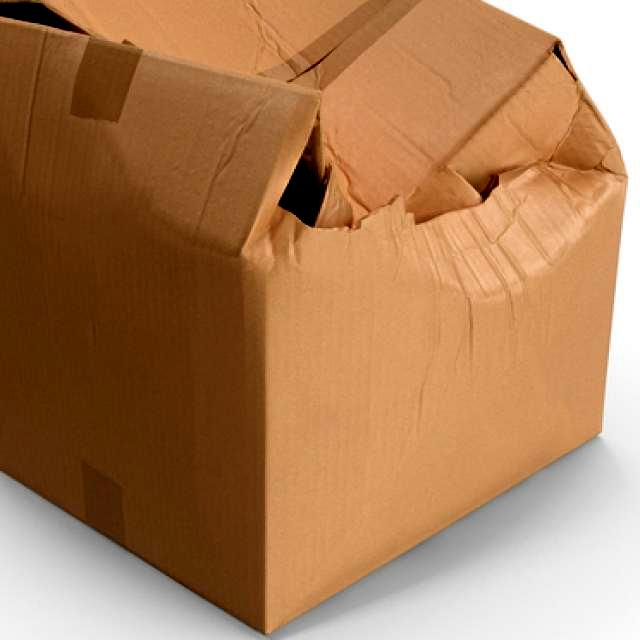
#> input picture src/cardbox_dataset/test/images/000008_jpg.rf.3e10bf8f628151f0fcd3a3182b1572e8.jpg, 640 x 640 px, found by its file name; its folder holds only this picture in this run
$ jupyter execute --allow-errors cardbox_anomaly_detection.ipynb
#> lines starting #> are read from the running program, lines starting #| are printed output that depends on the picture
# 1. Context

# 2. Environment Setup

[cell 1]
# ====================================================================
# Cell 2: Library Imports, Environment Setup, and Dependency Verification
# ====================================================================

import os
import sys
import json
import pickle
import time
import warnings
import matplotlib.pyplot as plt
import seaborn as sns
import numpy as np
import pandas as pd

# Suppress minor warnings for clean academic presentation
warnings.filterwarnings('ignore')

# Computer Vision and Image Processing Libraries
import cv2
from skimage.feature import local_binary_pattern, hog
from skimage import io, color

# Machine Learning and Dimensionality Reduction
import xgboost as xgb
from xgboost import XGBClassifier
from sklearn.decomposition import PCA
from sklearn.model_selection import train_test_split, GridSearchCV, StratifiedKFold
from sklearn.preprocessing import StandardScaler
from sklearn.metrics import (
    accuracy_score, precision_score, recall_score, f1_score,
    confusion_matrix, classification_report, roc_curve, auc, precision_recall_curve
)
from sklearn.ensemble import RandomForestClassifier
from sklearn.svm import SVC

# Print software dependency versions to verify environment reproducibility
print("=========================================")
print("  DEPENDENCY DIAGNOSTIC CHECK")
print("=========================================")
print(f"Python Version      : {sys.version.split()[0]}")
print(f"OpenCV (cv2)        : {cv2.__version__}")
print(f"NumPy Version       : {np.__version__}")
print(f"Pandas Version      : {pd.__version__}")
print(f"XGBoost Version     : {xgb.__version__}")
print("=========================================")
print("System setup is complete. All libraries imported successfully.")

# 3. Dataset Loading & Class Mapping

- **Programmatic Outlier Filtering and Domain Realignment:** *To ensure high generalization and prevent shortcut learning (domain bias), a programmatic outlier filtering layer is implemented during dataset loading. The raw dataset contains annotated bounding boxes for metallic debris and soda cans (Class 4). Because these metallic objects do not align with the strict target domain of cardboard boxes and introduce strong visual artifacts (such as highly reflective surfaces and cylindrical structures) that models can exploit as non-cardboard shortcuts, any image containing Class 4 annotations is programmatically discarded. This realignment guarantees that the classifier strictly learns the localized geometric and textural anomalies of cardboard materials.*

[cell 2]
# ====================================================================
# Cell 3: Robust Raw Dataset Loader and Class Mapping Parser
# ====================================================================

def load_and_pool_raw_dataset(dataset_root, target_size=(128, 128)):
    """
    Traverses the train, valid, and test subdirectories of the YOLO dataset,
    parses annotation class IDs, applies binary mapping, and pools all
    raw grayscale images and labels into unified numpy arrays.

    To maintain strict domain alignment (cardboard boxes only) and prevent
    shortcut learning from irrelevant objects, images containing class ID 4 (metal/cans)
    are programmatically skipped.

    Active Defect Classes (Damaged - 1): 1 (Defect), 2 (cut), 3 (deform), 6 (open)
    Excluded Classes (Skipped)         : 4 (metal - out-of-domain cans/debris)
    Non-Defect Classes (Intact - 0)    : 0 (Cardboard Box wrapper), 5 (no defect)
    """
#> called with target_size = (128, 128)
    splits = ["train", "valid", "test"]
    supported_extensions = (".jpg", ".jpeg", ".png", ".bmp")
    active_defect_classes = {1, 2, 3, 6}
    excluded_class = 4

    pooled_images = []
    pooled_labels = []
    skipped_count = 0

    # Verify dataset root directory exists
    if not os.path.exists(dataset_root):
        raise FileNotFoundError(f"Target dataset root directory not found: {dataset_root}")

    for split in splits:
        images_dir = os.path.join(dataset_root, split, "images")
        labels_dir = os.path.join(dataset_root, split, "labels")

        if not os.path.exists(images_dir):
            print(f"[Warning] Directory not found, skipping split: {images_dir}")
            continue

        image_files = [
            f for f in os.listdir(images_dir)
            if f.lower().endswith(supported_extensions)
        ]

        for img_filename in image_files:
            img_path = os.path.join(images_dir, img_filename)
            base_name = os.path.splitext(img_filename)[0]
            label_filename = f"{base_name}.txt"
            label_path = os.path.join(labels_dir, label_filename)

            # First, parse annotations to check for out-of-domain Class 4 (metal/cans)
            contains_out_of_domain = False
            is_damaged = False

            if os.path.exists(label_path) and os.path.getsize(label_path) > 0:
                with open(label_path, 'r') as f:
                    for line in f:
                        parts = line.strip().split()
                        if parts:
                            class_id = int(parts[0])
                            if class_id == excluded_class:
                                contains_out_of_domain = True
                                break
                            elif class_id in active_defect_classes:
                                is_damaged = True

            # Skip the entire sample if it contains non-box metal objects (e.g., soda cans)
            if contains_out_of_domain:
                skipped_count += 1
                continue

            # Read image in grayscale format and resize to normalized target size
            img = cv2.imread(img_path, cv2.IMREAD_GRAYSCALE)
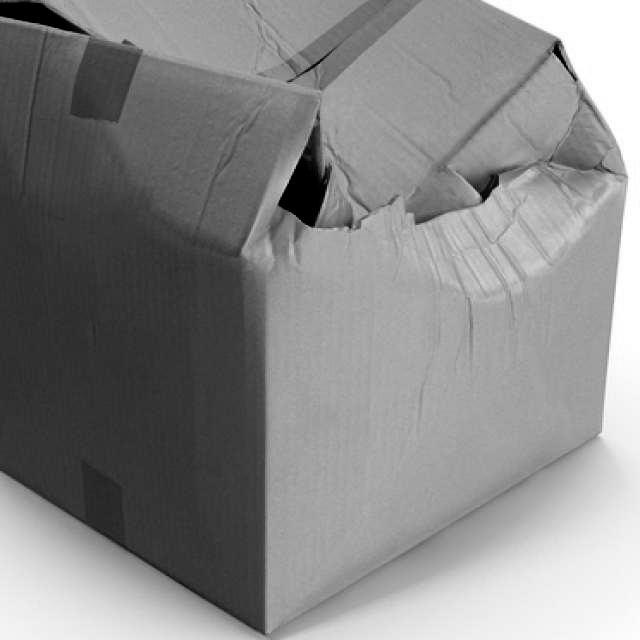
#> img: shape (640, 640); min 0, max 255, mean 136.2
            if img is None:
                continue

            img_resized = cv2.resize(img, target_size)
            label = 1 if is_damaged else 0
            pooled_images.append(img_resized)
            pooled_labels.append(label)

    print(f"[Domain Alignment] Skipped {skipped_count} images containing Class {excluded_class} (metal/cans) to protect the model from shortcut learning.")
    return np.array(pooled_images), np.array(pooled_labels)


# Define dataset absolute root directory matching the user workspace
DATASET_ROOT = "/home/canozkan/thesis_ws/src/cardbox_dataset"

try:
    print("Loading and pooling raw dataset from all splits with strict domain alignment...")
    X_raw, y_raw = load_and_pool_raw_dataset(DATASET_ROOT)
#> y_raw = [0, 0, 0]

    intact_count = np.sum(y_raw == 0)
#> intact_count = 3
    damaged_count = np.sum(y_raw == 1)
#> damaged_count = 0

    print("\n=========================================")
    print("  RAW DATASET POOLING COMPLETED")
    print("=========================================")
    print(f"Total Unified Images : {X_raw.shape[0]}")
#| Total Unified Images : 3
    print(f"Total Intact Boxes   : {intact_count} ({intact_count/X_raw.shape[0]*100:.2f}%)")
#| Total Intact Boxes   : 3 (100.00%)
    print(f"Total Damaged Boxes  : {damaged_count} ({damaged_count/X_raw.shape[0]*100:.2f}%)")
#| Total Damaged Boxes  : 0 (0.00%)
    print("=========================================")

except Exception as e:
    print(f"[Error] Failed during raw dataset processing: {e}")

# 4. Stratified Splitting

[cell 3]
# ====================================================================
# Cell 4: Leakage-Free Stratified Train/Test Partitioning
# ====================================================================

# Perform an 80/20 stratified split to isolate raw validation data
X_train_raw, X_test_raw, y_train, y_test = train_test_split(
    X_raw,
    y_raw,
    test_size=0.20,
    stratify=y_raw,
    random_state=42
)
#> y_train = [0, 0]; y_test = [0]

# Calculate distribution metrics for training partition
train_total = X_train_raw.shape[0]
train_intact = np.sum(y_train == 0)
#> train_intact = 2
train_damaged = np.sum(y_train == 1)
#> train_damaged = 0

# Calculate distribution metrics for test partition
test_total = X_test_raw.shape[0]
test_intact = np.sum(y_test == 0)
#> test_intact = 1
test_damaged = np.sum(y_test == 1)
#> test_damaged = 0

print("=========================================")
print("  STRATIFIED PARTITIONING COMPLETED")
print("=========================================")
print(f"Unified Raw Training Set ({train_total} images):")
#| Unified Raw Training Set (2 images):
print(f"  * Intact (Class 0)  : {train_intact} ({train_intact/train_total*100:.2f}%)")
#|   * Intact (Class 0)  : 2 (100.00%)
print(f"  * Damaged (Class 1) : {train_damaged} ({train_damaged/train_total*100:.2f}%)")
#|   * Damaged (Class 1) : 0 (0.00%)
print(f"\nIsolated Raw Test Set ({test_total} images):")
#| Isolated Raw Test Set (1 images):
print(f"  * Intact (Class 0)  : {test_intact} ({test_intact/test_total*100:.2f}%)")
#|   * Intact (Class 0)  : 1 (100.00%)
print(f"  * Damaged (Class 1) : {test_damaged} ({test_damaged/test_total*100:.2f}%)")
#|   * Damaged (Class 1) : 0 (0.00%)
print("=========================================")
print("Methodological isolation verified. Test set is strictly locked away.")

# 5. Exploratory Data Analysis

[cell 4]
# ====================================================================
# Cell 5: Academic-Grade Exploratory Data Analysis (EDA) on Training Set
# ====================================================================

# Set clean whitegrid theme for academic publishing standards
sns.set_theme(style="whitegrid")

# Create Figure 1: Statistical EDA (Class Distribution and Brightness Analysis)
fig, axes = plt.subplots(1, 2, figsize=(15, 6))

# Plot 1: Class Distribution Analysis
df_dist = pd.DataFrame({
    'Class': ['Intact (0)', 'Damaged (1)'],
    'Count': [train_intact, train_damaged]
})
#> df_dist = table of 2 rows and 2 columns
sns.barplot(x='Class', y='Count', data=df_dist, ax=axes[0], palette=['#2ca02c', '#d62728'])
axes[0].set_title("Training Split Class Distribution", fontsize=12, fontweight='bold')
axes[0].set_xlabel("Target State", fontsize=11)
axes[0].set_ylabel("Number of Samples", fontsize=11)

# Annotate values on top of the bars
for index, row in df_dist.iterrows():
    axes[0].text(index, row['Count'] + 3, str(row['Count']), color='black', ha="center", fontweight='bold')
#> this loop made 2 passes

# Plot 2: Average Grayscale Pixel Intensity Analysis
# Calculate mean intensity of each grayscale image to prove simple thresholding is insufficient
mean_intensities = np.mean(X_train_raw, axis=(1, 2))
#> mean_intensities = [136.3, 136.3]
intact_means = mean_intensities[y_train == 0]
#> intact_means = [136.3, 136.3]
damaged_means = mean_intensities[y_train == 1]
#> damaged_means = empty array

sns.histplot(intact_means, ax=axes[1], color='#2ca02c', label='Intact', kde=True, bins=20, alpha=0.5, stat="density")
sns.histplot(damaged_means, ax=axes[1], color='#d62728', label='Damaged', kde=True, bins=20, alpha=0.5, stat="density")
axes[1].set_title("Grayscale Pixel Intensity Distribution", fontsize=12, fontweight='bold')
axes[1].set_xlabel("Average Mean Grayscale Value (0-255)", fontsize=11)
axes[1].set_ylabel("Probability Density", fontsize=11)
axes[1].legend(loc="upper right")

plt.suptitle("Statistical Exploratory Data Analysis (Training Partition Only)", fontsize=14, fontweight='bold', y=0.98)
plt.tight_layout()
plt.show()
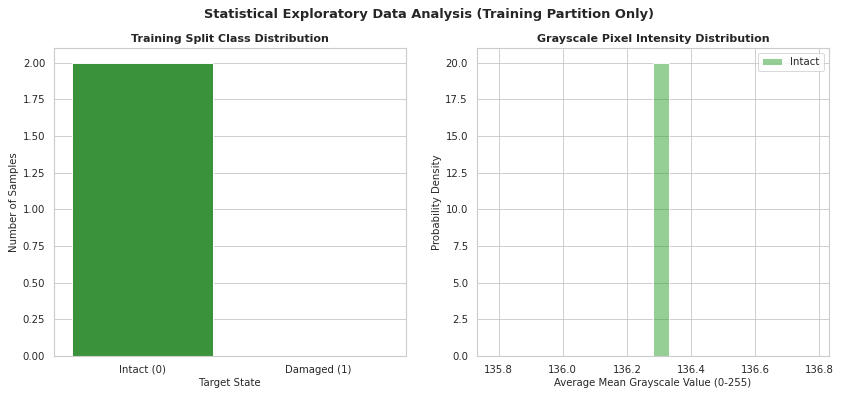
#> figure drawn by matplotlib, 2 panels; panel 2: tallest bar 20 high, from x = 136.3 to 136.3

# Create Figure 2: Visual EDA (Raw Sample Representation Grid)
fig, axes = plt.subplots(2, 3, figsize=(12, 8))

# Extract indices for representative mapping
intact_indices = np.where(y_train == 0)[0][:3]
#> intact_indices = [0, 1]
damaged_indices = np.where(y_train == 1)[0][:3]
#> damaged_indices = empty array

# Plot top row: Intact Cardboard Boxes
for col_idx, img_idx in enumerate(intact_indices):
    axes[0, col_idx].imshow(X_train_raw[img_idx], cmap='gray')
    axes[0, col_idx].set_title(f"Intact (Index: {img_idx})", color='green', fontsize=10, fontweight='bold')
    axes[0, col_idx].axis('off')
#> this loop made 2 passes
#> (col_idx, img_idx) on passes 1 to 2: (0, 0), (1, 1)

# Plot bottom row: Damaged Cardboard Boxes
for col_idx, img_idx in enumerate(damaged_indices):
    axes[1, col_idx].imshow(X_train_raw[img_idx], cmap='gray')
    axes[1, col_idx].set_title(f"Damaged (Index: {img_idx})", color='red', fontsize=10, fontweight='bold')
    axes[1, col_idx].axis('off')
#> this loop made 0 passes

plt.suptitle("Representative Grayscale Samples from Training Set", fontsize=14, fontweight='bold', y=0.96)
plt.tight_layout()
plt.show()
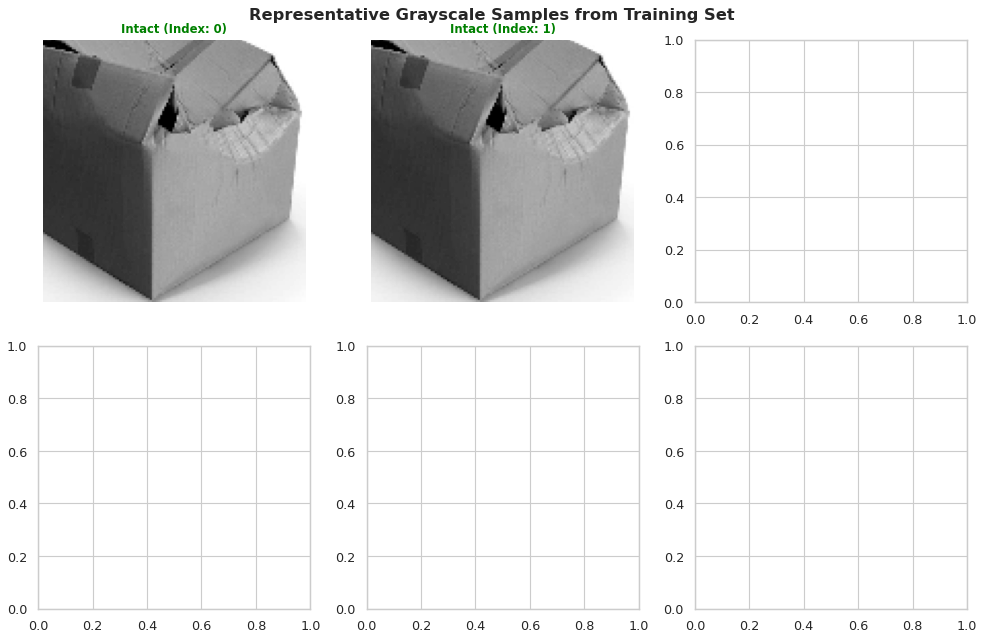
#> figure drawn by matplotlib, 2 panels

print("=========================================")
print("  EXPLORATORY DATA ANALYSIS COMPLETED")
print("=========================================")
print("Academic insights derived from distributions.")

# 6. Class-Balanced Data Augmentation for the Training Set

[cell 5]
# ====================================================================
# Cell 6: Reproducible Class-Balanced Data Augmentation for Train Set
# ====================================================================

# Set seed for exact reproducibility of augmented synthetic variations
np.random.seed(42)

def generate_augmented_variants(image, count):
    """
    Generates realistic robotic defect-safe variations of a grayscale image.
    Count defines how many dynamic augmented versions to generate.
    """
    variants = []
    h, w = image.shape

    for _ in range(count):
        # Randomly choose an augmentation operation
        aug_type = np.random.choice(['rotate', 'flip', 'brightness'])

        if aug_type == 'rotate':
            # Slight rotation simulating robotic camera alignment variations
            angle = np.random.uniform(-10, 10)
            M = cv2.getRotationMatrix2D((w / 2, h / 2), angle, 1.0)
            augmented = cv2.warpAffine(image, M, (w, h), borderMode=cv2.BORDER_REFLECT)

        elif aug_type == 'flip':
            # Horizontal flip simulating opposite corridor viewpoints
            augmented = cv2.flip(image, 1)

        else:
            # Radiometric brightness scaling simulating warehouse lighting fluctuations
            scale_factor = np.random.uniform(0.85, 1.15)
            augmented = np.clip(image * scale_factor, 0, 255).astype(np.uint8)

        variants.append(augmented)

    return variants

# Separate current training samples to perform target-balanced oversampling
X_train_intact = X_train_raw[y_train == 0]
X_train_damaged = X_train_raw[y_train == 1]
#> X_train_damaged = empty array

X_augmented_list = []
y_augmented_list = []

# 1. Process Intact Class (Minority): Generate original + 3 augmented variants (4x total)
for img in X_train_intact:
    # Append original image
    X_augmented_list.append(img)
    y_augmented_list.append(0)
    # Generate and append 3 synthetic variants
    variants = generate_augmented_variants(img, count=3)
    for var in variants:
        X_augmented_list.append(var)
        y_augmented_list.append(0)
#> this loop made 2 passes
#> (h in generate_augmented_variants, w in generate_augmented_variants) on passes 1 to 2: (128, 128), (128, 128)
#> after the loop, X_augmented_list = 8 items; y_augmented_list = [0, 0, 0, 0, 0, 0, 0, 0]

# 2. Process Damaged Class (Majority): Generate original + 1 augmented variant (2x total)
for img in X_train_damaged:
    # Append original image
    X_augmented_list.append(img)
    y_augmented_list.append(1)
    # Generate and append 1 synthetic variant
    variants = generate_augmented_variants(img, count=1)
    for var in variants:
        X_augmented_list.append(var)
        y_augmented_list.append(1)

# Convert outputs to unified numpy structures
X_train_aug = np.array(X_augmented_list)
y_train_aug = np.array(y_augmented_list)
#> y_train_aug = [0, 0, 0, 0, 0, 0, 0, 0]

# Verify new dataset balance shapes
total_aug = X_train_aug.shape[0]
aug_intact = np.sum(y_train_aug == 0)
#> aug_intact = 8
aug_damaged = np.sum(y_train_aug == 1)
#> aug_damaged = 0

print("=========================================")
print("  CLASS-BALANCED AUGMENTATION REPORT")
print("=========================================")
print(f"Original Training Dataset Size : {X_train_raw.shape[0]} images")
#| Original Training Dataset Size : 2 images
print(f"Augmented Training Dataset Size: {total_aug} images")
#| Augmented Training Dataset Size: 8 images
print(f"  * Intact (Class 0)           : {aug_intact} ({aug_intact/total_aug*100:.2f}%)")
#|   * Intact (Class 0)           : 8 (100.00%)
print(f"  * Damaged (Class 1)          : {aug_damaged} ({aug_damaged/total_aug*100:.2f}%)")
#|   * Damaged (Class 1)          : 0 (0.00%)
print("=========================================")

# Visual Validation Plot: Show Original vs. Augmented Pairs
fig, axes = plt.subplots(2, 3, figsize=(12, 8))
sample_indices = [2, 14, 15] # Select same samples used in EDA for visual comparison

#> (the rest of this cell did not finish here and is left out)

# 7. Micro-Texture and Macro-Structural Feature Extraction

[cell 6]
# ====================================================================
# Cell 7: Feature Extraction Pipeline (Spatial-LBP + HOG)
# ====================================================================

def extract_spatial_lbp(image, P=8, R=1, grid_rows=4, grid_cols=4):
    """
    Computes Local Binary Patterns (LBP) using the uniform method,
    divides the LBP mapping into a grid of blocks, and extracts
    concatenated normalized histograms.
    """
#> called with P = 8, R = 1, grid_rows = 4, grid_cols = 4
    lbp = local_binary_pattern(image, P, R, method='uniform')
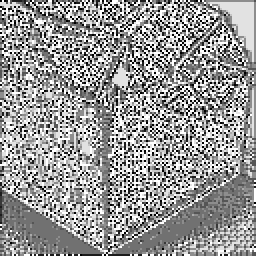
#> lbp: shape (128, 128) float64 (shown 2 times larger); min 0, max 9, mean 5.37; drawn with min black and max white
    h, w = image.shape
    block_h = h // grid_rows
    block_w = w // grid_cols
    spatial_features = []

    for i in range(grid_rows):
        for j in range(grid_cols):
            block = lbp[i*block_h : (i+1)*block_h, j*block_w : (j+1)*block_w]
            hist, _ = np.histogram(
                block.ravel(),
                bins=np.arange(0, P + 3),
                range=(0, P + 2),
                density=True
            )
            spatial_features.extend(hist)
#> after the loop, spatial_features = 160 values, max 0.37 at index 124, min 0.00781 at index 150, mean 0.1

    return np.array(spatial_features)

def extract_hog_features(image):
    """
    Extracts Histogram of Oriented Gradients (HOG) from grayscale image.
    Using standardized parameters optimized for cardboard structural deformities.
    """
    features = hog(
        image,
        orientations=9,
        pixels_per_cell=(16, 16),
        cells_per_block=(2, 2),
        block_norm='L2-Hys',
        visualize=False
    )
    return features

# 1. Feature Extraction on Augmented Training Set
print("Extracting features from Augmented Training Set...")
t0 = time.time()
X_train_lbp = np.array([extract_spatial_lbp(img) for img in X_train_aug])
#> call 2 of extract_spatial_lbp, with P = 8, R = 1, grid_rows = 4, grid_cols = 4
#> in extract_spatial_lbp (call 2), `lbp = local_binary_pattern(image, P, R, method='uniform')`:
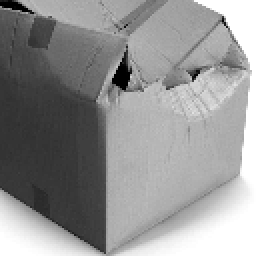
#> image: shape (128, 128) (shown 2 times larger); min 0, max 255, mean 146.8
#> after the loop in extract_spatial_lbp (call 2), `for i in range(grid_rows):`: spatial_features = 160 values, max 0.377 at index 158, min 0.00391 at index 150, mean 0.1
#> call 3 of extract_spatial_lbp, with P = 8, R = 1, grid_rows = 4, grid_cols = 4
#> in extract_spatial_lbp (call 3), `lbp = local_binary_pattern(image, P, R, method='uniform')`:
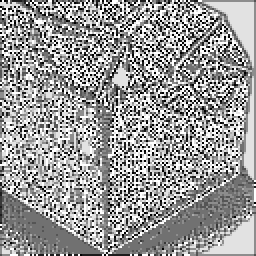
#> lbp: shape (128, 128) float64 (shown 2 times larger); min 0, max 9, mean 5.43; drawn with min black and max white
#> after the loop in extract_spatial_lbp (call 3), `for i in range(grid_rows):`: spatial_features = 160 values, max 0.371 at index 38, min 0.00684 at index 150, mean 0.1
#> call 4 of extract_spatial_lbp, with P = 8, R = 1, grid_rows = 4, grid_cols = 4
#> in extract_spatial_lbp (call 4), `lbp = local_binary_pattern(image, P, R, method='uniform')`:
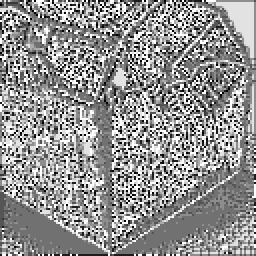
#> lbp: shape (128, 128) float64 (shown 2 times larger); min 0, max 9, mean 5.2; drawn with min black and max white
#> in extract_spatial_lbp (call 4), `lbp = local_binary_pattern(image, P, R, method='uniform')`:
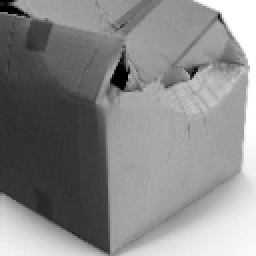
#> image: shape (128, 128) (shown 2 times larger); min 0, max 255, mean 136.5
#> after the loop in extract_spatial_lbp (call 4), `for i in range(grid_rows):`: spatial_features = 160 values, max 0.471 at index 124, min 0 at index 150, mean 0.1
#> in extract_spatial_lbp (call 6), `lbp = local_binary_pattern(image, P, R, method='uniform')`:
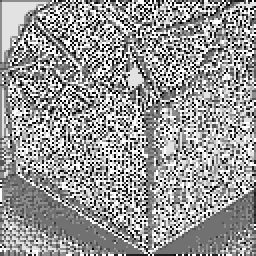
#> lbp: shape (128, 128) float64 (shown 2 times larger); min 0, max 9, mean 5.37; drawn with min black and max white
#> in extract_spatial_lbp (call 6), `lbp = local_binary_pattern(image, P, R, method='uniform')`:
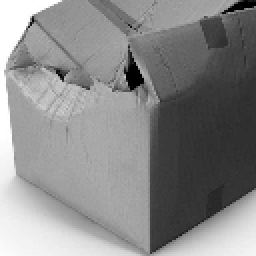
#> image: shape (128, 128) (shown 2 times larger); min 0, max 255, mean 136.3
#> after the loop in extract_spatial_lbp (call 6), `for i in range(grid_rows):`: spatial_features = 160 values, max 0.37 at index 154, min 0.00781 at index 120, mean 0.1
#> (the rest of the program and of its run is left out)
